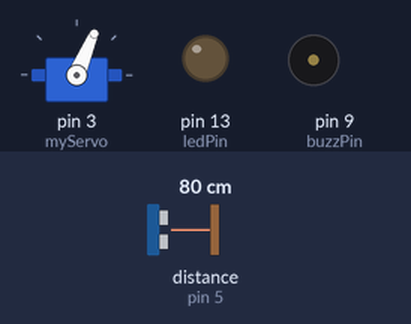
A sketch run on a simulated Arduino Uno, built with avr-gcc and run on an emulated ATmega328P. On the bench: servo, output pins drawn as LEDs (lit = HIGH), buzzer (waves = sounding). Wiring (inferred from the names in the program): ultrasonic range finder: trigger pin 4; echo pin 5. The test bench sets the inputs (shaded band); at power-on: distance to the obstacle (sensor on pin 5) 80 cm. The echo pulse lasts 58.3 µs per cm; pins used as bus, display or sensor lines are not drawn; what the sketch prints to the serial monitor is not drawn.

Above: at 1.2 s.
1.3 s: distance to the obstacle (sensor on pin 5) set to 2 cm
At 2.1 s:
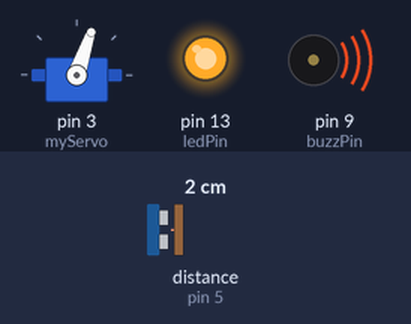
4.3 s: distance to the obstacle (sensor on pin 5) set to 27 cm
7.3 s: distance to the obstacle (sensor on pin 5) set to 34 cm
At 8.0 s:
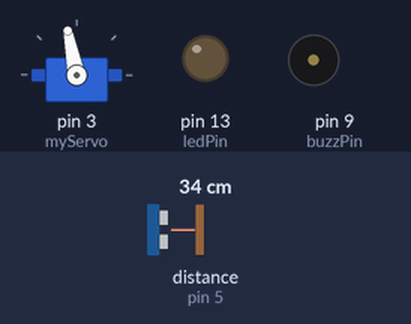
10.3 s: distance to the obstacle (sensor on pin 5) set to 4 cm
At 11.1 s:
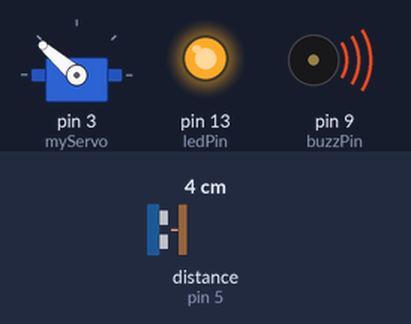
13.3 s: distance to the obstacle (sensor on pin 5) set to 120 cm
At 14.0 s:
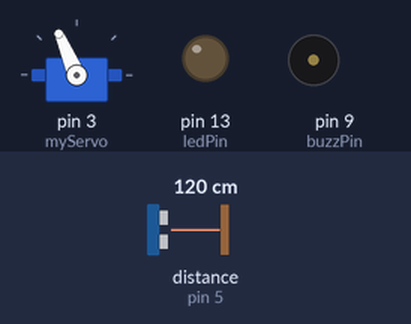
16.3 s: distance to the obstacle (sensor on pin 5) set to 9 cm
At 16.7 s:
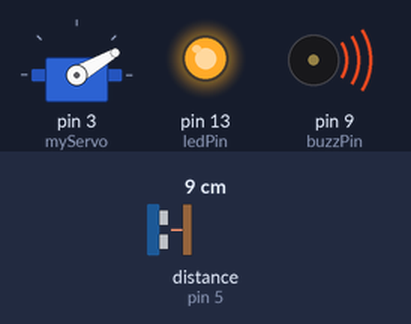
Timing chart, 0 to 48.4 s (numbered marks = the images above; inputs shaded):
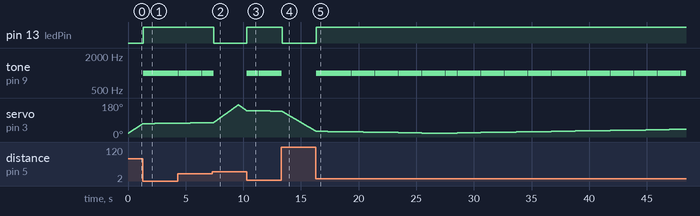

The sketch:

ArduinoCode.ino
```cpp
// Includes the Servo library
#include <Servo.h>.
// Defines Tirg and Echo pins of the Ultrasonic Sensor
const int trigPin = 4;
const int echoPin = 5;
const int buzzPin = 9;
const int ledPin = 13;
// Variables for the duration and the distance
long period;
int dist;
Servo myServo; // Creates a servo object for controlling the servo motor
void setup() {
  pinMode(trigPin, OUTPUT); // Sets the trigPin as an Output
  pinMode(echoPin, INPUT); // Sets the echoPin as an Input
  pinMode(buzzPin, OUTPUT); // Sets the buzzPin as an Output
  pinMode(ledPin, OUTPUT); //Sets the ledPin as an Output
  Serial.begin(9600); //Sets the baudrate for serial monitor
  myServo.attach(3); // Defines on which pin is the servo motor attached
}
void loop() {
  // rotates the servo motor from 15 to 170 degrees
  for(int i=20;i<=170;i++){
  myServo.write(i);
  delay(20);
  dist = calculateDistance();// Calls a function for calculating the distance measured by the Ultrasonic sensor for each degree

  if(dist <=30 && dist >0) //Turns the buzzer ON if an object is detected at a distance less than what is given
  {
    digitalWrite(ledPin,HIGH);
    tone(buzzPin,1000);
    delay(1000);
    noTone(buzzPin);
  }
  else
  {
    digitalWrite(ledPin,LOW);
    digitalWrite(buzzPin,LOW);
  }

  Serial.print(i); // Sends the current degree into the Serial Port
  Serial.print(","); // Sends addition character right next to the previous value needed later in the Processing IDE for indexing
  Serial.print(dist); // Sends the distance value into the Serial Port
  Serial.print(";"); // Sends addition character right next to the previous value needed later in the Processing IDE for indexing
  }
  // Repeats the previous lines from 170 to 15 degrees
  for(int i=170;i>20;i--){
  myServo.write(i);
  delay(20);
  dist = calculateDistance();
  if( dist <=30 && dist >0)
  {
    digitalWrite(ledPin,HIGH);
    tone(buzzPin,1000);
    delay(1000);
    noTone(buzzPin);
  }
  else
  {
    digitalWrite(ledPin,LOW);
    digitalWrite(buzzPin,LOW);
  }
  Serial.print(i);
  Serial.print(",");
  Serial.print(dist);
  Serial.print(";");
  }


}
// Function for calculating the distance measured by the Ultrasonic sensor(in cm)
int calculateDistance(){

  digitalWrite(trigPin, LOW);
  delayMicroseconds(2);
  // Sets the trigPin on HIGH state for 10 micro seconds
  digitalWrite(trigPin, HIGH);
  delayMicroseconds(10);
  digitalWrite(trigPin, LOW);
  period = pulseIn(echoPin, HIGH); // Reads the echoPin, returns the sound wave travel time in microseconds
  dist = period*0.034/2;
  return dist;
}
```

Measured:
- the behaviour switches between 31 and 32 cm on distance to the obstacle (sensor on pin 5) (found by bisection; images 1 and 2)
- after the input at 1.3 s, pin 13 (ledPin): LOW → HIGH at once; tone on pin 9 (buzzPin): alternates 1000 Hz for 1.0 s and silent for 0.02 s, starting at once
- after the input at 7.3 s, pin 13 (ledPin): HIGH → LOW after 0.15 s; tone on pin 9 (buzzPin): goes on until 7.4 s, then stays silent
- after the input at 10.3 s, pin 13 (ledPin): LOW → HIGH at once; tone on pin 9 (buzzPin): alternates 1000 Hz for 1.0 s and silent for 0.02 s, starting at once
- after the input at 13.3 s, pin 13 (ledPin): HIGH → LOW after 0.08 s; tone on pin 9 (buzzPin): goes on until 13.3 s, then stays silent
- after the input at 16.3 s, pin 13 (ledPin): LOW → HIGH at once; tone on pin 9 (buzzPin): alternates 1000 Hz for 1.0 s and silent for 0.02 s, starting at once
